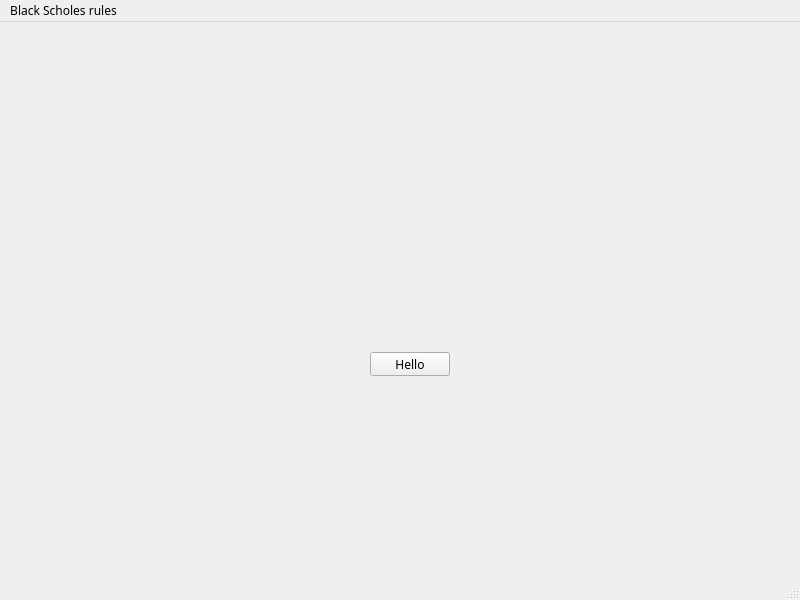
<?xml version="1.0" encoding="UTF-8"?>
<ui version="4.0">
 <class>MainWindow</class>
 <widget class="QMainWindow" name="MainWindow">
  <property name="geometry">
   <rect>
    <x>0</x>
    <y>0</y>
    <width>800</width>
    <height>600</height>
   </rect>
  </property>
  <property name="font">
   <font>
    <family>.SF NS Text</family>
   </font>
  </property>
  <property name="windowTitle">
   <string>MainWindow</string>
  </property>
  <widget class="QWidget" name="centralwidget">
   <widget class="QPushButton" name="pushButton">
    <property name="geometry">
     <rect>
      <x>370</x>
      <y>330</y>
      <width>80</width>
      <height>24</height>
     </rect>
    </property>
    <property name="text">
     <string>Hello</string>
    </property>
   </widget>
  </widget>
  <widget class="QMenuBar" name="menubar">
   <property name="geometry">
    <rect>
     <x>0</x>
     <y>0</y>
     <width>800</width>
     <height>22</height>
    </rect>
   </property>
   <widget class="QMenu" name="menuBlack_Scholes_rules">
    <property name="title">
     <string>Black Scholes rules</string>
    </property>
   </widget>
   <addaction name="menuBlack_Scholes_rules"/>
  </widget>
  <widget class="QStatusBar" name="statusbar"/>
 </widget>
 <resources/>
 <connections/>
</ui>
